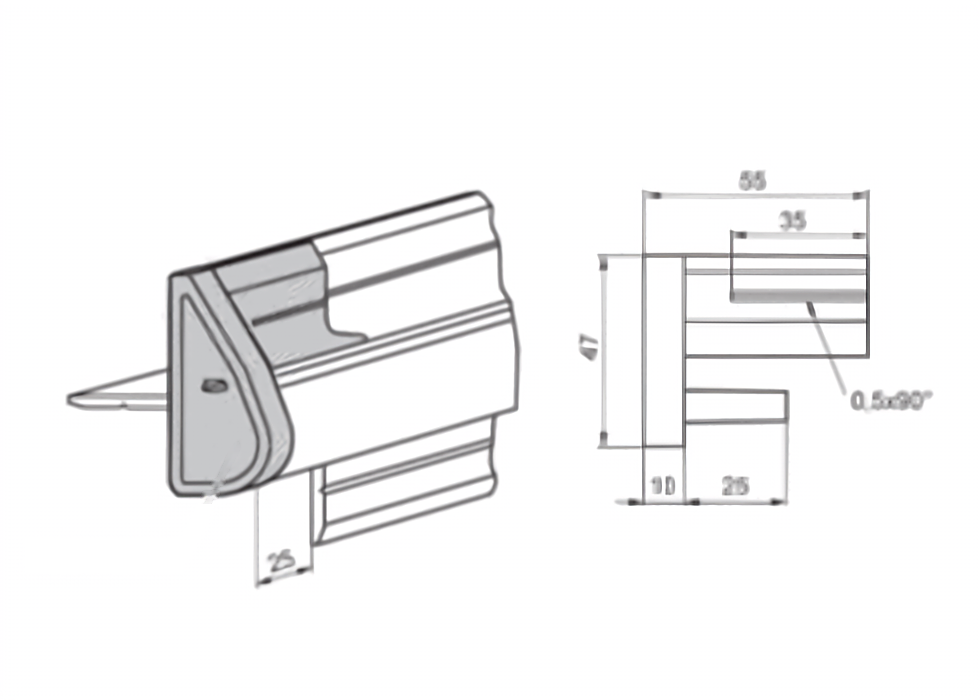
#> input picture data/forras/106731_bal_rajz.png, 980 x 700 px
$ python csiga_rajz.py
#> lines starting #> are read from the running program, lines starting #| are printed output that depends on the picture; after the words box and inside, x2 and y2 are one past the last pixel; in counts of white or black regions, pixels touching at a corner belong together
"""106731 lezáró csiga (bal / jobb): a Quadris által küldött kis balos rajzból (data/forras/106731_bal_rajz.png, MI-vel
4x nagyítva, a gyári kód nélkül) éles rajz. A térbeli nézet háromtónusú (fehér / szürke kitöltés / fekete vonal)
simított maszkokból újraépítve, a méretezett oldalnézet és a méretvonalak vektorosan újrarajzolva, a számok
betűtípussal. A jobbos kivitel a balos tükörképe (a feliratok nem tükrözve).

Használat: python3 scripts/termekadatok/csiga_rajz.py   (utána tiszta_rajzok.py)
"""

import math
import sys
from pathlib import Path

import cv2
import numpy as np
from PIL import Image, ImageDraw, ImageFont, ImageOps

sys.path.insert(0, str(Path(__file__).parent))
from common import ROOT  # noqa: E402

FONT = "/usr/share/fonts/truetype/liberation/LiberationSans-Regular.ttf"
K = 2  # a 4x-es forrás további nagyítása
PX = 4.05 * K  # px / mm az oldalnézetben (a forrás méretaránya)
W, H = 960 * K, 700 * K
OX, OY = 645 * K, 255 * K  # az oldalnézet origója: a lemez bal felső sarka


def iso():
    """A térbeli nézet a vonalak és a szürke kitöltés simított maszkjából, éles szélekkel (a méretvonalak nélkül)."""
    g = np.asarray(Image.open(ROOT / "data/forras/106731_bal_rajz.png").convert("L")).astype(np.float32)
    g = g[:, :560].copy()
#> g: shape (700, 560) float32
    g[494:600, 230:317] = 255  # a 25-ös méret vonalai és száma (újrarajzolva)
    g[468:494, 304:317] = 255
    # a lap alja, ahol a gyári kód mutatóvonala keresztezte: a szürke kitöltés és a két körvonal folytonosan
    g[485:489, 198:240] = 200
#> g: shape (700, 560) float32; min 21, max 255, mean 242.6
    g[492:503, 186:246] = 255
    cv2.line(g, (200, 482), (228, 482), 60, 4)
#> g: shape (700, 560) float32; min 21, max 255, mean 242.6
    cv2.polylines(g, [np.array([(184, 494), (226, 493), (240, 490), (250, 484)], np.int32)], False, 60, 5)
    g = cv2.resize(g, None, fx=K, fy=K, interpolation=cv2.INTER_CUBIC)
#> g: shape (1400, 1120) float32

    def alpha(mask, sigma):
#> called with sigma = 1.5
        b = cv2.GaussianBlur(mask.astype(np.float32), (0, 0), sigma)
        return np.clip((b - 0.5) * 2.2 + 0.5, 0, 1)

    dark = alpha(g < 165, 1.5)
    fill = alpha(g < 228, 2.0)
#> call 2 of alpha, with sigma = 2
#> in alpha (call 2), `b = cv2.GaussianBlur(mask.astype(np.float32), (0, 0), sigma)`:
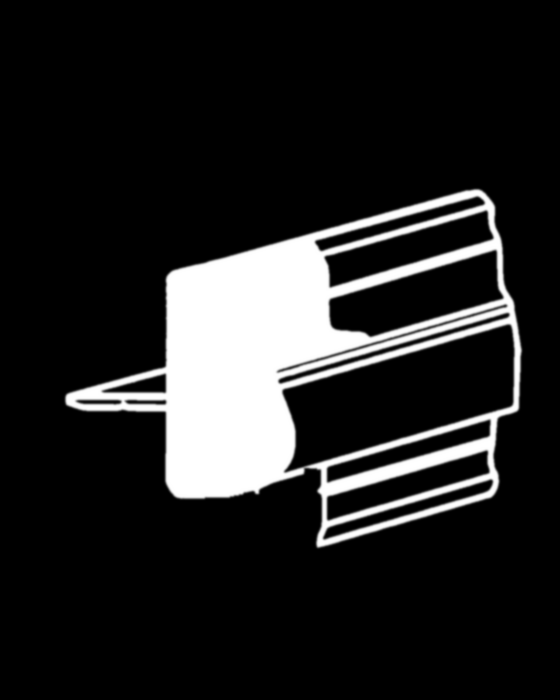
#> b: shape (1400, 1120) float32 (shown at 1/2 size); min 0, max 1, mean 0.137
    out = 255 - (255 - 205) * fill
    out = out * (1 - dark) + 40 * dark
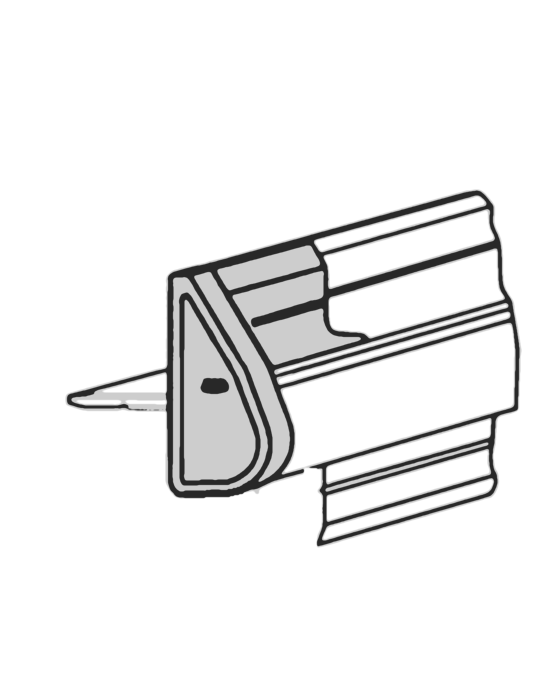
#> out: shape (1400, 1120) float32 (shown at 1/2 size); min 40, max 255, mean 239.1
    return Image.fromarray(np.clip(out, 0, 255).astype(np.uint8))
#> returned value: PIL image 1120x1400 L


def P(x, y):
    return (OX + x * PX, OY + y * PX)


def head(d, x, y, ang, sz=16):
    d.polygon([(x, y), (x + sz * math.cos(ang + 0.32), y + sz * math.sin(ang + 0.32)),
               (x + sz * math.cos(ang - 0.32), y + sz * math.sin(ang - 0.32))], fill="black")


def dim(d, p, q):
    a = math.atan2(q[1] - p[1], q[0] - p[0])
    d.line([p, q], fill="black", width=2)
    head(d, *p, a)
    head(d, *q, a + math.pi)


def graphics():
    """A balos rajz feliratok nélkül; visszaadja a feliratok helyét is: (szöveg, (x, y), horgony, forgatás)."""
    img = Image.new("L", (W, H), 255)
    img.paste(iso(), (0, 0))
    d = ImageDraw.Draw(img)
    texts = []

    def line(x0, y0, x1, y1, w=3, fill=40):
        d.line([P(x0, y0), P(x1, y1)], fill=fill, width=w)

    def rect(x0, y0, x1, y1, fill=None, w=3):
        d.rectangle([P(x0, y0), P(x1, y1)], outline=40, width=w, fill=fill)

    rect(0, 0, 10, 47)  # a lemez
    line(1, 0, 1, 47, 2, 110)  # a lemez élének letörése
    rect(10, 0, 55, 25)  # a felső, zsanérba illő rész
    line(10, 3.7, 55, 3.7, 2, 110)
    line(10, 4.9, 55, 4.9, 2, 110)
    rect(20, 9.3, 55, 11.5, fill=150, w=2)  # a 0,5 × 90°-os letörés sávja
    line(20, 0, 20, 11.5)
    line(10, 16.4, 55, 16.4, 2, 110)
    line(10, 17.4, 55, 17.4)
    rect(10, 33.5, 35, 40.5)  # az alsó fül
    line(10, 37.9, 35, 37.9, 2, 110)

    def hdim(xa, xb, y, text, ext_from):
#> called with xa = 0, xb = 55, y = -14, text = '55', ext_from = 0
        up = y < ext_from
        (pa, py), (pb, _) = P(xa, y), P(xb, y)
        for xx in (xa, xb):
            ex, ey = P(xx, ext_from)
            d.line([(ex, ey + (-10 if up else 10)), (ex, py + (-14 if up else 14))], fill="black", width=2)
        dim(d, (pa, py), (pb, py))
        texts.append((text, ((pa + pb) / 2, py - 6 if up else py + 6), "mb" if up else "mt", 0))

    hdim(0, 55, -14, "55", 0)
    hdim(20, 55, -6, "35", 0)
    hdim(0, 10, 54, "10", 47)
    hdim(10, 35, 54, "25", 40.5)
    (xv, ya), (_, yb) = P(-9, 0), P(-9, 47)  # magasság a lemez mellett
    for yy in (0, 47):
        ex, ey = P(0, yy)
        d.line([(ex - 10, ey), (xv - 14, ey)], fill="black", width=2)
    dim(d, (xv, ya), (xv, yb))
    texts.append(("47", (xv - 26, (ya + yb) / 2), "mm", 90))
    p0, p1 = P(40, 11.5), P(52, 30)  # a letörés mutatója
    d.line([p0, p1], fill="black", width=2)
    texts.append(("0,5×90°", (p1[0] + 4, p1[1] + 4), "lt", 0))
    # a térbeli nézet 25-ös mérete (a fül hossza): függőleges segédvonalak, a térbeli tengellyel párhuzamos méretvonal
    a, b = (257 * K, 490 * K), (311 * K, 474 * K)
    da, db = (257 * K, 588 * K), (311 * K, 560 * K)
    d.line([a, (da[0], da[1] + 10)], fill="black", width=2)
    d.line([b, (db[0], db[1] + 10)], fill="black", width=2)
    dim(d, da, db)
    ang = -math.degrees(math.atan2(db[1] - da[1], db[0] - da[0]))
    r = math.atan2(db[1] - da[1], db[0] - da[0]) + math.pi / 2  # a méretvonalra merőlegesen, alatta
    texts.append(("25", ((da[0] + db[0]) / 2 + 26 * math.cos(r), (da[1] + db[1]) / 2 + 26 * math.sin(r)), "mm", ang))
    return img, texts


def put_texts(img, texts, mirror):
    F = ImageFont.truetype(FONT, 34)
    d = ImageDraw.Draw(img)
    for text, (x, y), anchor, rot in texts:
        if mirror:
            x = W - x
            anchor = {"lt": "rt", "rt": "lt"}.get(anchor, anchor)
            rot = -rot if rot not in (90, -90) else rot
        if rot:
            t = Image.new("L", (200, 60), 0)
            ImageDraw.Draw(t).text((100, 30), text, font=F, fill=255, anchor="mm")
            t = t.rotate(rot, expand=True, resample=Image.BICUBIC)
            img.paste(Image.new("L", t.size, 0), (int(x - t.width / 2), int(y - t.height / 2)), t)
        else:
            d.text((x, y), text, font=F, fill="black", anchor=anchor)


def main():
    img, texts = graphics()
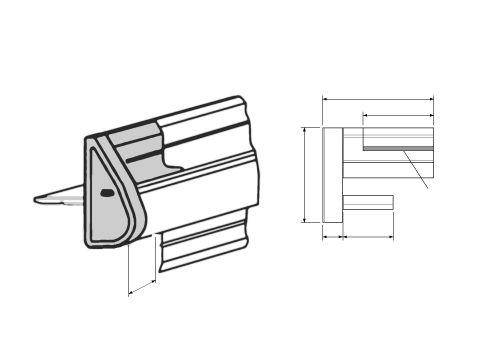
#> img: PIL image 1920x1400 L (shown at 1/4 size); min 0, max 255, mean 244
#> texts = [('55', (1512.8, 390.6), 'mb', 0), ('35', (1593.8, 455.4), 'mb', 0), ('10', (1330.5, 953.4), 'mt', 0), ('25', (1472.2, 953.4), 'mt', 0), ('47', (1191.1, 700.4), 'mm', 90), ('0,5×90°', (1715.2, 757), 'lt', 0), ('25', (580, 1171.1), 'mm', 27.41)]
    bal = img.copy()
    put_texts(bal, texts, False)
#> the loop in put_texts, `for text, (x, y), anchor, rot in texts:` made 7 passes
#> (text, x, y, anchor, rot) on passes 1 to 7: ('55', 1512.8, 390.6, 'mb', 0), ('35', 1593.8, 455.4, 'mb', 0), ('10', 1330.5, 953.4, 'mt', 0), ('25', 1472.2, 953.4, 'mt', 0), ('47', 1191.1, 700.4, 'mm', 90), ('0,5×90°', 1715.2, 757, 'lt', 0), ('25', 580, 1171.1, 'mm', 27.41)
    jobb = ImageOps.mirror(img)
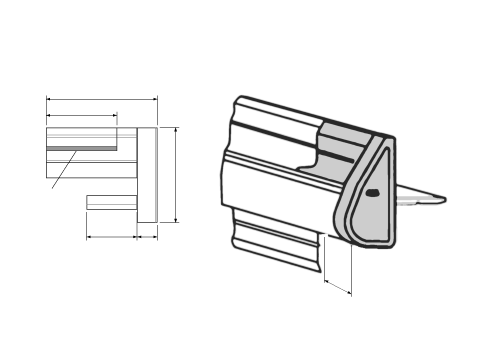
#> jobb: PIL image 1920x1400 L (shown at 1/4 size); min 0, max 255, mean 244
    put_texts(jobb, texts, True)
#> the loop in put_texts (call 2), `for text, (x, y), anchor, rot in texts:` made 7 passes
#> (text, x, y, anchor, rot) on passes 1 to 7: ('55', 407.2, 390.6, 'mb', 0), ('35', 326.2, 455.4, 'mb', 0), ('10', 589.5, 953.4, 'mt', 0), ('25', 447.8, 953.4, 'mt', 0), ('47', 728.9, 700.4, 'mm', 90), ('0,5×90°', 204.8, 757, 'rt', 0), ('25', 1340, 1171.1, 'mm', -27.41)
    for name, im in (("bal", bal), ("jobb", jobb)):
        g = np.asarray(im) < 250
        ys, xs = np.where(g)
        m = 40
        im.crop((max(xs.min() - m, 0), max(ys.min() - m, 0), min(xs.max() + m, W), min(ys.max() + m, H))).convert("RGB") \
          .save(ROOT / f"data/forras/106731_{name}_rajz_tiszta.png")
#> this loop made 2 passes
#> (name, m) on passes 1 to 2: ('bal', 40), ('jobb', 40)
#> pass 1, in main, `g = np.asarray(im) < 250`:
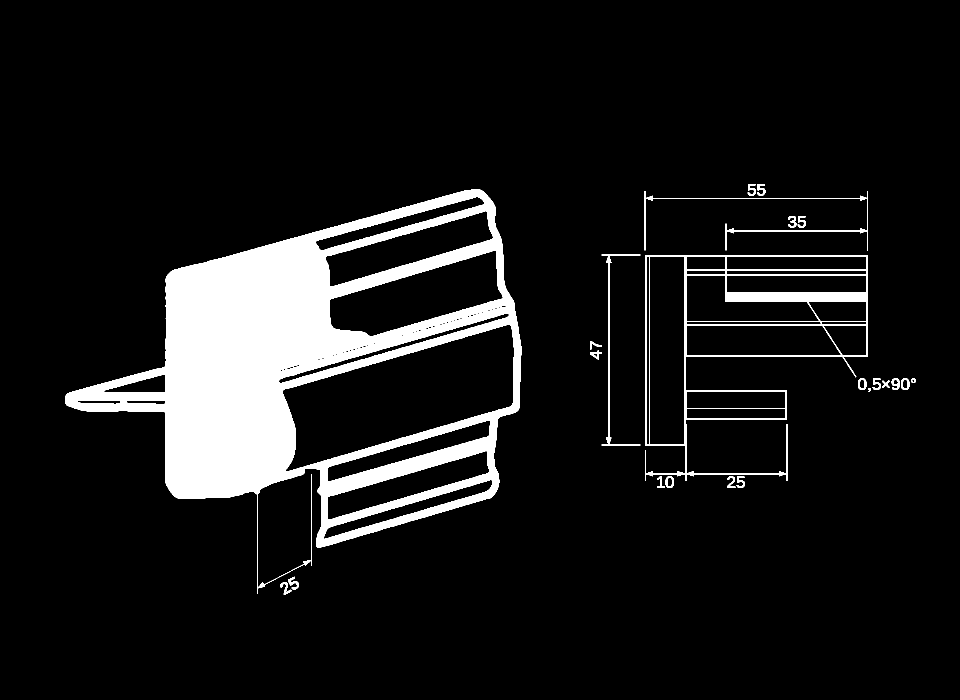
#> g: shape (1400, 1920) bool (shown at 1/2 size); 9.4% white; 23 white regions, largest, box (x1, y1, x2, y2) and area: (130, 378, 1044, 1187) 227123, (1290, 510, 1736, 962) 19023, (1289, 382, 1736, 501) 2260
#> pass 1, in main, `im.crop((max(xs.min() - m, 0), max(ys.min() - m, 0), min(xs.max() + m,..`:
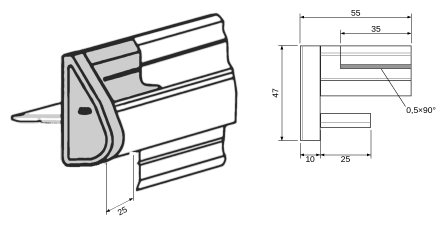
#> saved as 106731_bal_rajz_tiszta.png: PIL image 1781x901 RGB (shown at 1/4 size); min 0, max 255, mean 236.2
#> pass 2, in main, `im.crop((max(xs.min() - m, 0), max(ys.min() - m, 0), min(xs.max() + m,..`:
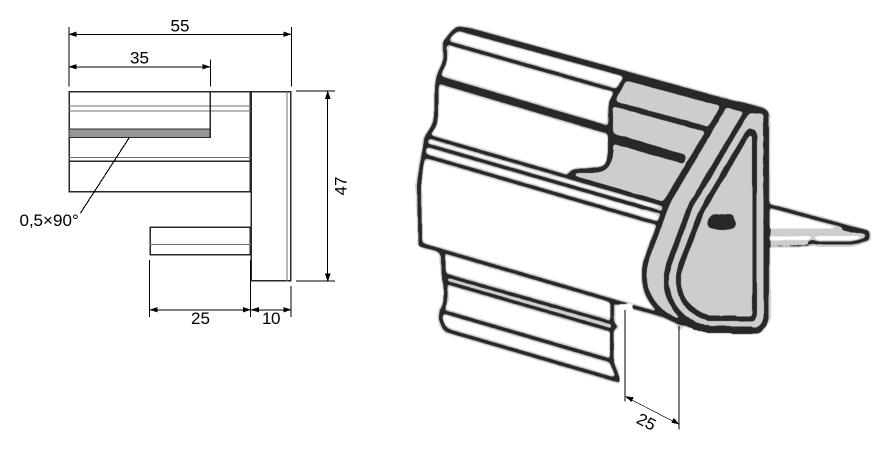
#> saved as 106731_jobb_rajz_tiszta.png: PIL image 1782x899 RGB (shown at 1/2 size); min 0, max 255, mean 236.1


if __name__ == "__main__":
    main()

$ run again, with data/forras/100001_lap.png copied over data/forras/106731_bal_rajz.png
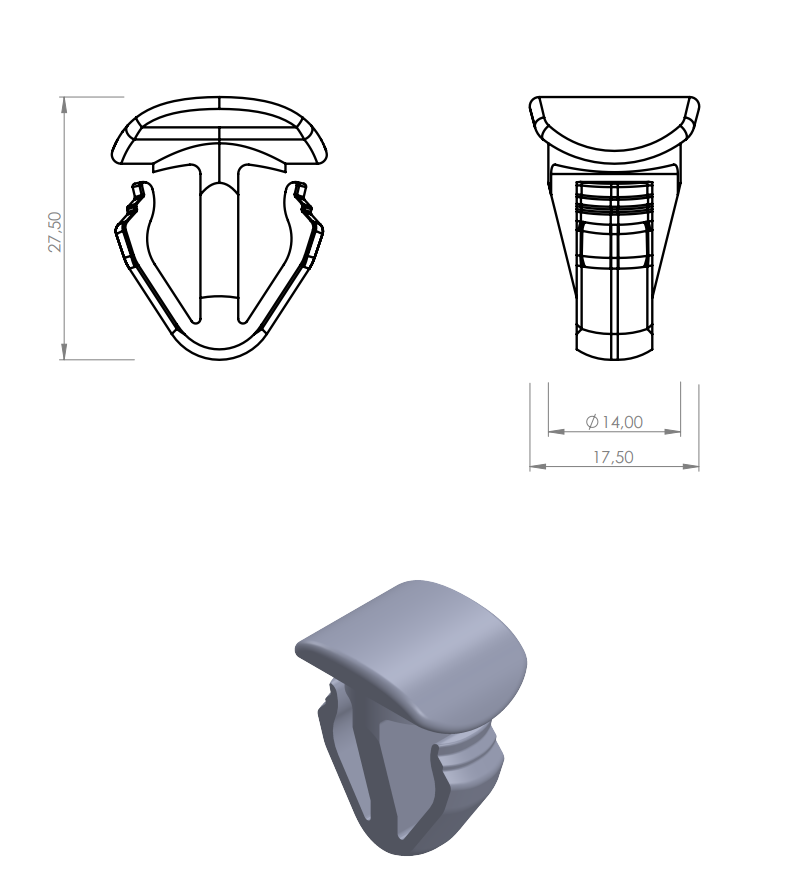
#> input picture data/forras/100001_lap.png, 808 x 892 px
#> texts = [('55', (1512.8, 390.6), 'mb', 0), ('35', (1593.8, 455.4), 'mb', 0), ('10', (1330.5, 953.4), 'mt', 0), ('25', (1472.2, 953.4), 'mt', 0), ('47', (1191.1, 700.4), 'mm', 90), ('0,5×90°', (1715.2, 757), 'lt', 0), ('25', (580, 1171.1), 'mm', 27.41)]
#> the loop in put_texts, `for text, (x, y), anchor, rot in texts:` made 7 passes
#> (text, x, y, anchor, rot) on passes 1 to 7: ('55', 1512.8, 390.6, 'mb', 0), ('35', 1593.8, 455.4, 'mb', 0), ('10', 1330.5, 953.4, 'mt', 0), ('25', 1472.2, 953.4, 'mt', 0), ('47', 1191.1, 700.4, 'mm', 90), ('0,5×90°', 1715.2, 757, 'lt', 0), ('25', 580, 1171.1, 'mm', 27.41)
#> the loop in put_texts (call 2), `for text, (x, y), anchor, rot in texts:` made 7 passes
#> (text, x, y, anchor, rot) on passes 1 to 7: ('55', 407.2, 390.6, 'mb', 0), ('35', 326.2, 455.4, 'mb', 0), ('10', 589.5, 953.4, 'mt', 0), ('25', 447.8, 953.4, 'mt', 0), ('47', 728.9, 700.4, 'mm', 90), ('0,5×90°', 204.8, 757, 'rt', 0), ('25', 1340, 1171.1, 'mm', -27.41)
#> the loop in main, `for name, im in (("bal", bal), ("jobb", jobb)):` made 2 passes
#> (name, m) on passes 1 to 2: ('bal', 40), ('jobb', 40)
#> pass 1, in main, `g = np.asarray(im) < 250`:
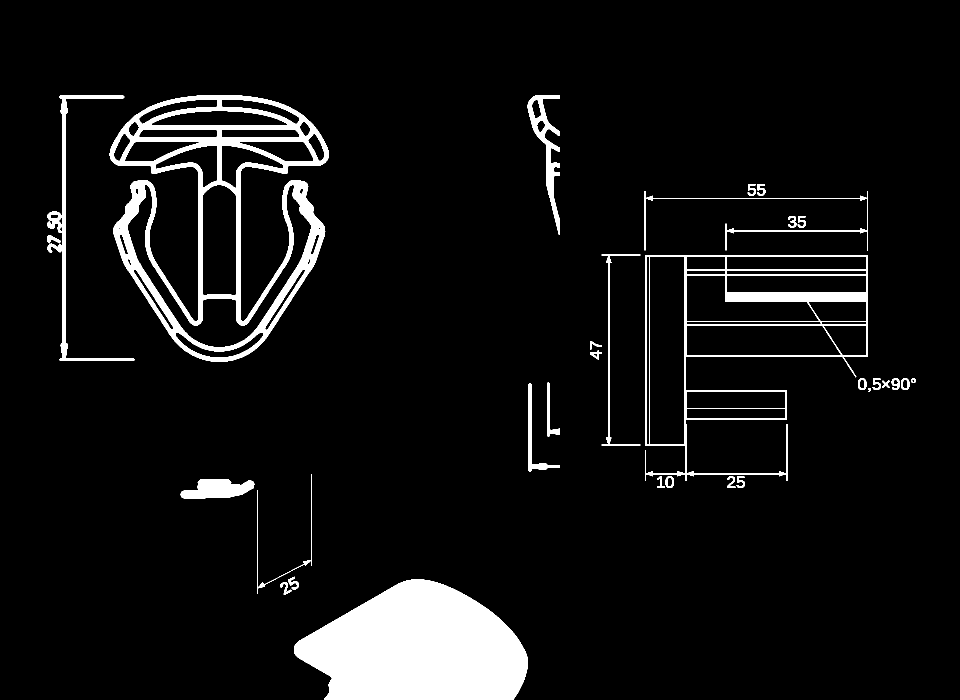
#> g: shape (1400, 1920) bool (shown at 1/2 size); 6.8% white; 31 white regions, largest, box (x1, y1, x2, y2) and area: (588, 1159, 1056, 1400) 81880, (219, 190, 658, 724) 55732, (1290, 510, 1736, 962) 19023
#> pass 2, in main, `im.crop((max(xs.min() - m, 0), max(ys.min() - m, 0), min(xs.max() + m,..`:
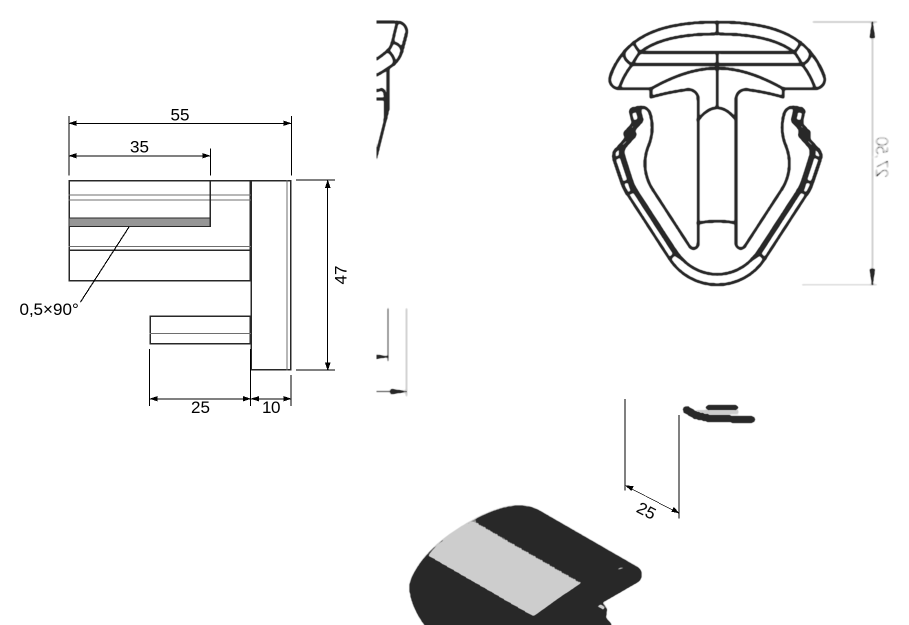
#> saved as 106731_jobb_rajz_tiszta.png: PIL image 1817x1250 RGB (shown at 1/2 size); min 0, max 255, mean 242.6
